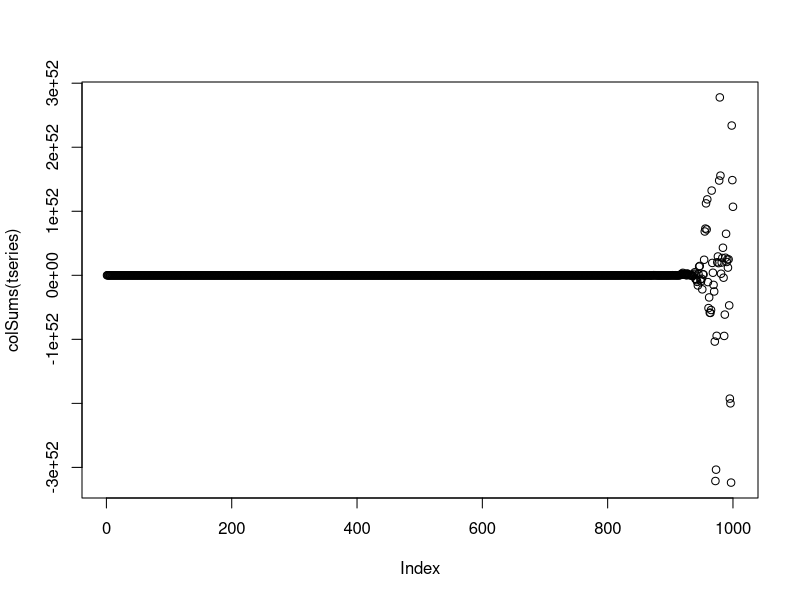
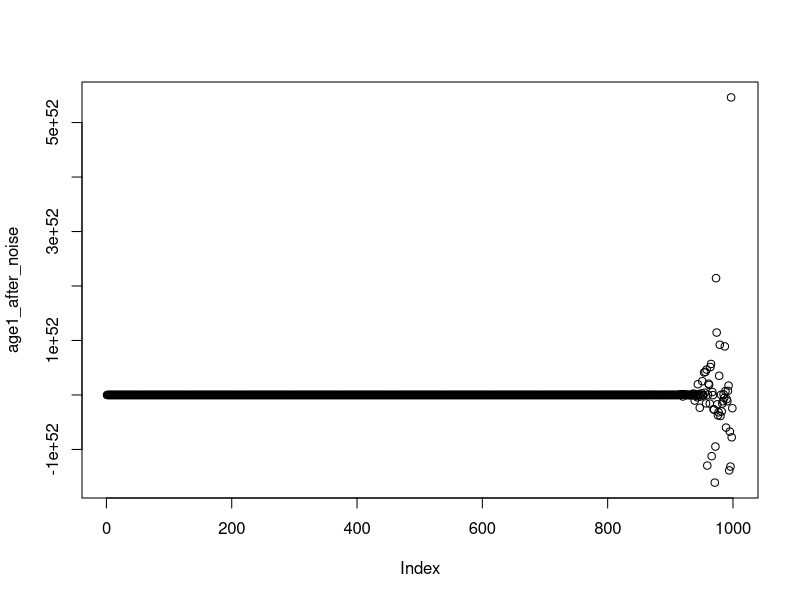
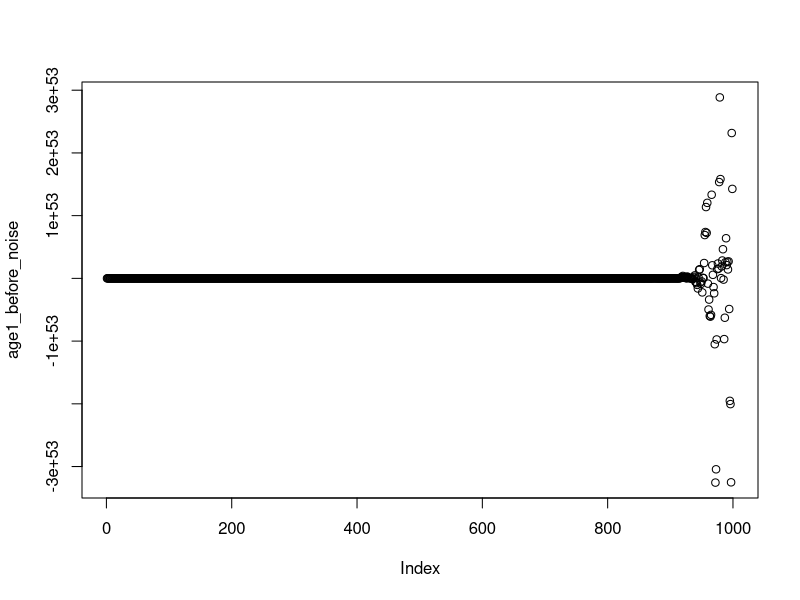
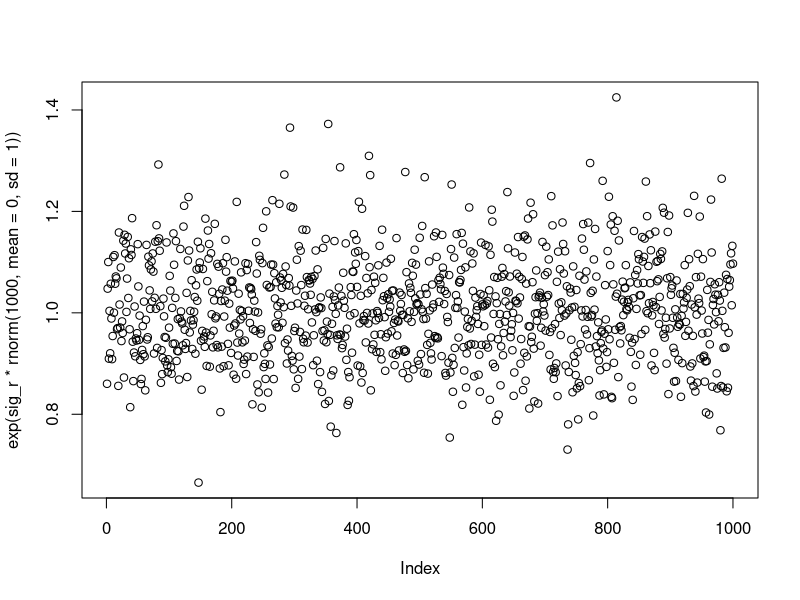

The R script that drew these images, in order: (Note: this script raises an error after producing the figures.)
# New simulation method
# Instead of using the BH model, this code simulates
# populations using the Jacobian matrix as if it is 
# a Leslie. We use the Jacobian instead of a Leslie
# because we are evaluating the dynamics about the 
# equilibrium point. 

# Plan:
# 1. create fake Jacobian matrix
# 2. can I simulate displacement from equilibrium when noise is added?


set.seed(2)


toprow <- c(0.01,0.01,0.1,0.2,0.32,0.36)
toprow <- toprow + 10
sum(toprow) #should equal 1
length(toprow) #num age classes

jac <- matrix(0,nrow=length(toprow),ncol=length(toprow))
jac[1,] <- toprow
jac[2,1]<-1
jac[3,2]<-1
jac[4,3]<-1
jac[5,4]<-1
jac[6,5]<-1
jac
eigen(jac) #first eigenvalue is 1

tsteps = 1000
sig_r = 0.1

t0 <- matrix(100,nrow=length(jac[,1]),ncol=1)
tseries <- matrix(NA,nrow=length(jac[,1]),ncol=tsteps)
tseries[,1] <- t0
age1_before_noise <- rep(NA,length=tsteps)
age1_after_noise <- rep(NA,length=tsteps)
set.seed(2)  
for (t in 1:(tsteps-1)){
  step <- jac %*% tseries[,t] #calc the first age vector
  age1_before_noise[t] <- step[1,1]
  age1_after_noise[t] <- step[1,1]*sig_r*rnorm(1,mean=0,sd=1) #add some noise to age 1
  step[1,1] <- age1_after_noise[t]
  tseries[,t+1] <- step #store age vector
}
plot(colSums(tseries))
plot(age1_after_noise)
plot(age1_before_noise)
plot(exp(sig_r*rnorm(1000,mean=0,sd=1)))




# ****************






# setting 'span' - a vector of odd integers to specify the smoothers
tmp <- ceiling(sqrt(length(1:(tsteps-rm_first_timesteps-1)))) #square root of timeseries length, rounded
if (tmp %% 2 == 0) {m <- tmp+1} else {m <- tmp} #make it odd, if the square root is even
m = m * span.multiplier


out <- spec.pgram(nsize[200:1000],spans=c(m,m),plot = TRUE)
plot(nsize[200:tsteps])
plot(x=out$freq,y=out$spec)
plot(etseries)
